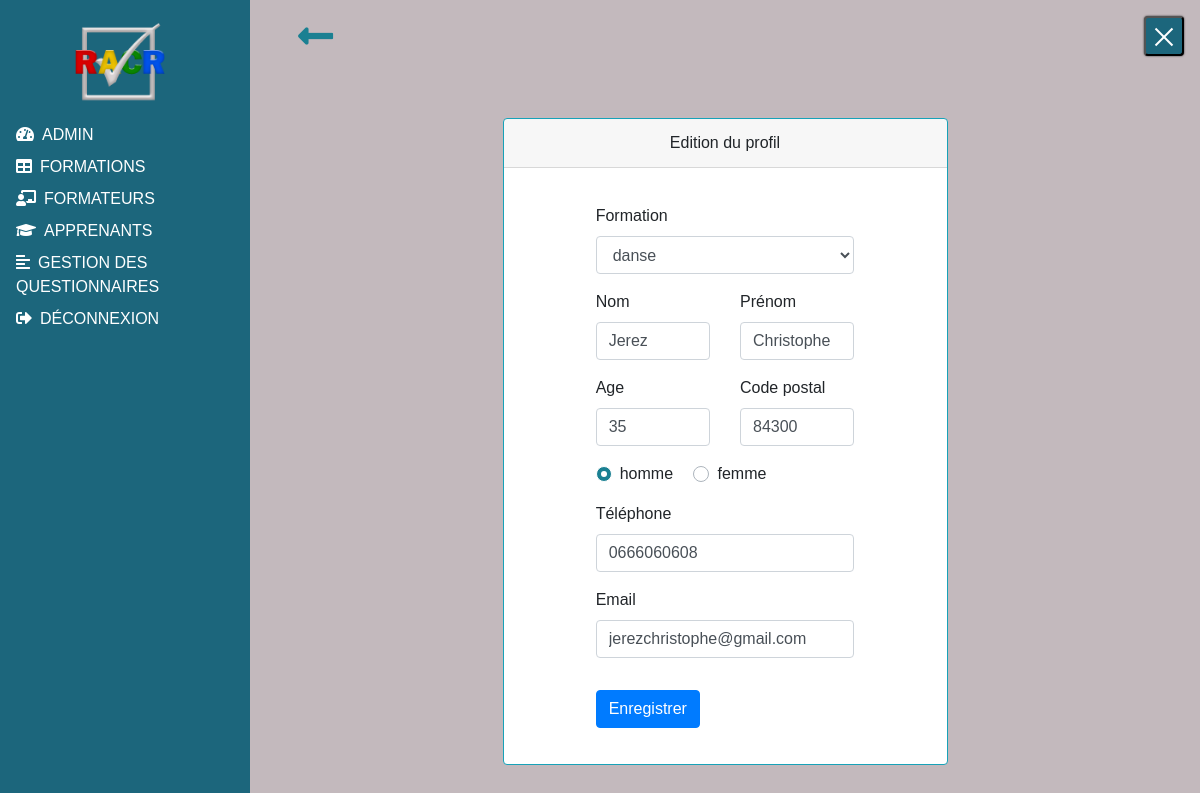
/phpApprenant/apprenantEdit.php?idApprenant=1 (signed in), run on the app's committed database.
### tables this page shows
CREATE TABLE IF NOT EXISTS `apprenant` (
  `idApprenant` int(11) NOT NULL AUTO_INCREMENT,
  `idFormation` int(5) DEFAULT NULL,
  `nomApprenant` varchar(50) NOT NULL,
  `prenomApprenant` varchar(50) NOT NULL,
  `emailApprenant` varchar(50) NOT NULL,
  `sexeApprenant` varchar(20) NOT NULL,
  `ageApprenant` int(3) NOT NULL,
  `telApprenant` varchar(10) NOT NULL,
  `codepostalApprenant` varchar(5) NOT NULL,
  PRIMARY KEY (`idApprenant`),
  KEY `apprenant_ibfk_1` (`idFormation`)
);

CREATE TABLE IF NOT EXISTS `formation` (
  `idFormation` int(5) NOT NULL AUTO_INCREMENT,
  `intituleFormation` varchar(50) NOT NULL,
  `domaineFormation` varchar(50) NOT NULL,
  `dateDebutFormation` date NOT NULL DEFAULT '0000-00-00',
  `dateFinFormation` date NOT NULL DEFAULT '0000-00-00',
  PRIMARY KEY (`idFormation`)
);

### phpApprenant/apprenantFunction.php (called while the page is built, shortened)
 <?php
        function consultApprenant(){
            try {
                $id=$_GET['idApprenant'];
                $co=connexion();
                $sql='SELECT * FROM apprenant a, formation f WHERE `a`.`idFormation` = `f`.`idFormation` AND `a`.`idApprenant` = "'.$id.'"';
                $affichage=$co->prepare($sql);
                $affichage->execute();
                return $affichage;
            }catch(PDOException $e){
                echo 'Erreur: ' .$e->getMessage();
            }finally {
                $co=null;
            }
        }
?>

### phpApprenant/apprenantEdit.php (the view, shortened to what this page needs)
<!DOCTYPE html>
<html lang="fr">
<head>
	<link rel="stylesheet" href="../vendor/fontawesome/css/all.min.css" type="text/css">
	<link rel="stylesheet" href="../vendor/bootstrap/css/bootstrap.min.css" type="text/css" />
	<link rel="stylesheet" type="text/css" href="../vendor/DataTables/datatables.min.css"/>
	<link rel="stylesheet" href="../css/style.css" type="text/css">
    <?php
        require_once('apprenantFunction.php');
        $affichage=consultApprenant();
		foreach ($affichage as $cl);
    ?>
</head>
<body>
<?php
	if($_SESSION['PROFILE']['idRole'] != 1){?>
	<div id="sidebar-wrapper" class="active">
			<img src="../img/logob.png" class="logo" />
		<ul>
			<li><a href="../phpAdmin/admin.php"><i class="fas fa-tachometer-alt"></i><span>Admin</span></a></li>
			<li><a href="../phpFormation/formation.php"><i class="fas fa-table"></i><span>Formations</span></a></li>
			<li><a href="../phpFormateur/formateur.php"><i class="fas fa-chalkboard-teacher"></i><span>Formateurs</span></a></li>
			<li><a href="apprenant.php"><i class="fas fa-graduation-cap"></i><span>Apprenants</span></a></li>
			<li><a href="../phpEvaluation/questionnaire.php"><i class="fas fa-align-left"></i><span>Gestion des questionnaires</span></a></li>
			<li><a onclick="return confirm('Etes vous sur de vouloir vous déconnecter')" href="../logOut.php"><i class="fas fa-sign-out-alt" ></i><span>Déconnexion</span></a></li>
		</ul>
	</div>
	<div id="content-wrapper" class="active">
		<button id="toggle-wrapper"><span class="active"></span><span class="active"></span><span class="active"></span></button>
	<?php
	}?>
        <div class="container-fluid pl-5 mt-3">
            <a class="retour" href="apprenantConsult.php?idApprenant=<?=$_GET['idApprenant']?>"><i class="fas fa-long-arrow-alt-left return"></i></a>
        </div>
        <div class="container col-10 col-md-8 col-lg-6 formulaire">
            <div class="card border-info mb-3">
                <div class="card-header text-center">Edition du profil</div>
                    <div class="card-body">
                        <form class="pt-3" method="post" action="apprenantFunction.php" enctype="multipart/form-data">
                            <div class="row justify-content-center">
                                <div class="form-group col-8">
                                    <label for="idFormation">Formation</label>
                                    <select type="text" class="form-control" name="idFormation">
                                            <option value="<?= $cl['idFormation']?>"><?= $cl['intituleFormation'] ?></option>
                                    </select>
                                </div>
                            </div>
                            <div class="row justify-content-center">
                                <div class="form-group col-4">
                                    <label for="nom">Nom</label>
                                    <input type="text" class="form-control" id="nom" name="nom" value="<?= $cl['nomApprenant']?>">
                                </div>
                                <div class="form-group col-4">
                                    <label for="prenom">Prénom</label>
                                    <input type="text" class="form-control" name="prenom"  value="<?= $cl['prenomApprenant']?>">
                                </div>
                            </div>
                            <div class="row justify-content-center">
                                <div class="form-group col-4">
                                    <label for="age">Age</label>
                                    <input type="number" class="form-control" name="age"  value="<?= $cl['ageApprenant']?>">
                                </div>
                                <div class="form-group col-4">
                                    <label for="codePostal">Code postal</label>
                                    <input type="text" class="form-control" name="codePostal"  value="<?= $cl['codepostalApprenant']?>">
                                </div>
                            </div>
                            <div class="row justify-content-center">
                            <div class="form-group col-8">
                                <div class="custom-control custom-radio custom-control-inline">
                                    <label class="custom-control-label" for="customRadioInline1">homme</label>
                                </div>
                                <div class="custom-control custom-radio custom-control-inline">
                                    <label class="custom-control-label" for="customRadioInline2">femme</label>
                                </div>
                            </div>
                            </div>
                            <div class="row justify-content-center">
                                <div class="form-group col-8">
                                    <label for="tel">Téléphone</label>
                                    <input type="tel" class="form-control" name="tel"  value="<?= $cl['telApprenant']?>">
                                </div>
                            </div>
                            <div class="row justify-content-center">
                                <div class="form-group col-8">
                                    <label for="email">Email</label>
                                    <input type="email" class="form-control" name="email"  value="<?= $cl['emailApprenant']?>">
                                </div>
                            </div>
                            <div class="row justify-content-center pt-3">
                                <div class="form-group col-8">
                                    <button type="submit" class="btn btn-primary" name="editer">Enregistrer</button>
                                </div>
                            </div>
                        </form>
                    </div>
                </div>
            </div>
        </div>
</body>
</html>

### css/style.css (style rules this page uses)
body, html { height: 100%; overflow-x: hidden; width: 100%; font-family: Helvetica, sans-serif; }
body { background-size: cover; background-attachment: fixed; background-color: rgba(138, 118, 125, 0.507); }
.container-fluid { margin: 0; padding: 0; }
#toggle-wrapper { background-color: rgb(28, 102, 124); border-radius: .25rem; box-shadow: 0 0 2px #222; height: 40px; position: fixed; right: 1rem; top: 1rem; width: 40px; z-index: 10; }
#toggle-wrapper span { background-color: rgb(255, 255, 255); height: 2px; position: absolute; transform: translateX(-50%); transition: all 1s ease; width: 24px; }
#toggle-wrapper span:nth-child(3) { top: 28px; }
#toggle-wrapper span:nth-child(3).active { top: 28px; transform: translate(-50%, -500%) rotate(-45deg); }
#content-wrapper { bottom: 0; left: 0; position: absolute; top: 0; transition: all 1s ease; width: 100%; height: 100vh; min-height: 100%; }
#content-wrapper.active { left: 250px; width: calc(100vw - 250px); }
#sidebar-wrapper { background-color: rgb(28, 102, 124); color: rgb(255, 255, 255); left: -250px; min-height: 100vh; position: fixed; text-transform: uppercase; top: 0; transition: all 1s ease; width: 250px; z-index: 1; }
#sidebar-wrapper.active { left: 0; }
#sidebar-wrapper .logo { padding: .5rem 0; width: 150px; margin-left: 45px; }
#sidebar-wrapper ul { list-style: none; margin: 0; padding: 0 1rem; text-align: left; }
#sidebar-wrapper ul li { list-style: none; padding-bottom: .5rem; }
#sidebar-wrapper ul span { color: rgb(255, 255, 255); padding-left: .5rem; }
#sidebar-wrapper ul a { color: rgb(255, 255, 255); }
.formulaire { padding-top: 60px; }
li { list-style: none !important; }
.return { font-size: 40px; }
.retour { color: rgb(26, 128, 146); }
#sidebar-wrapper li span { font-family: 'Lucida Sans', 'Lucida Sans Regular', 'Lucida Grande', 'Lucida Sans Unicode', Geneva, Verdana, sans-serif!important; }
span { color: white; }
.custom-control-input:checked~.custom-control-label::before { color: #ffffff; border-color: #ffffff; background-color: rgb(26, 128, 146); }

### data on the page
apprenant: idFormation "danse", nom "Jerez", prenom "Christophe", age "35", codePostal "84300", tel "0666060608", email "jerezchristophe@gmail.com"
